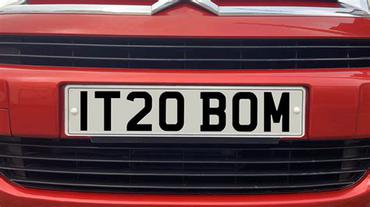
#> input picture test.jpg, 370 x 207 px
$ python -i detection.py   (imports and definitions only)
#> lines starting #> are read from the running program, lines starting #| are printed output that depends on the picture; after the words box and inside, x2 and y2 are one past the last pixel; in counts of white or black regions, pixels touching at a corner belong together; long printed decimals are rounded
import cv2
import numpy as np
import streamlit as st

def detect_license_plate(image):
    gray = cv2.cvtColor(image, cv2.COLOR_RGB2GRAY)
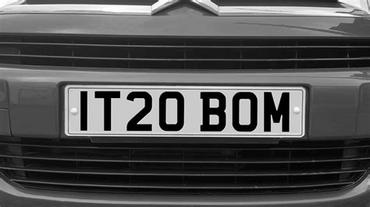
#> gray: shape (207, 370); min 0, max 255, mean 80.7
    blurred = cv2.GaussianBlur(gray, (5, 5), 0)
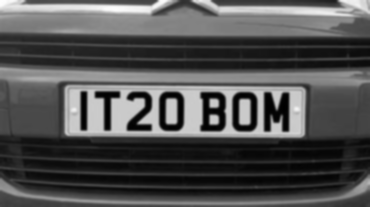
#> blurred: shape (207, 370); min 0, max 253, mean 80.7
    edges = cv2.Canny(blurred, 30, 150)
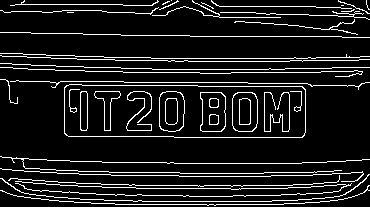
#> edges: shape (207, 370); 10.7% white in thin lines or dots

    # Find contours
    contours, _ = cv2.findContours(edges, cv2.RETR_TREE, cv2.CHAIN_APPROX_SIMPLE)
#> contours = 54 contours, 30 with area under 20; largest, box (x1, y1, x2, y2) and area: (64, 84, 306, 138) 12310, (64, 84, 306, 138) 12298, (232, 92, 258, 132) 924, (159, 91, 185, 132) 918, (232, 92, 258, 132) 910
    contours = sorted(contours, key=cv2.contourArea, reverse=True)[:10]
#> contours = 10 contours; largest, box (x1, y1, x2, y2) and area: (64, 84, 306, 138) 12310, (64, 84, 306, 138) 12298, (232, 92, 258, 132) 924, (159, 91, 185, 132) 918, (232, 92, 258, 132) 910

    # Debug: Draw all contours found
    debug_img = image.copy()
    cv2.drawContours(debug_img, contours, -1, (0, 255, 0), 2)
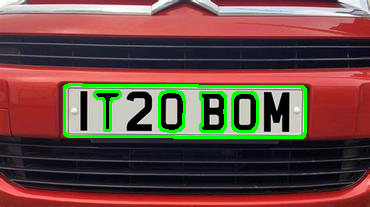
#> debug_img: shape (207, 370, 3); mean R, G, B 106.1, 73.3, 66.3
    st.image(debug_img, caption="Contours Found", use_container_width=True)  # Show detected contours
#> (this line was passed over: streamlit is not available in this run)

    for c in contours:
        x, y, w, h = cv2.boundingRect(c)
        aspect_ratio = w / float(h)
        area = cv2.contourArea(c)

        # Debugging: Show properties of each contour
        print(f"Contour: x={x}, y={y}, w={w}, h={h}, Aspect Ratio={aspect_ratio}, Area={area}")

        # **Adjust aspect ratio & area conditions**
        if 300 < area < 50000 and 1.5 < aspect_ratio < 6:
            plate_img = image[y:y+h, x:x+w]
            return plate_img
#> this loop made 1 pass
#> (x, y, w, h, aspect_ratio, area) on pass 1: (64, 84, 242, 54, 4.48, 12309.5)
#| Contour: x=64, y=84, w=242, h=54, Aspect Ratio=4.481, Area=12309.5
#> pass 1, in detect_license_plate, `plate_img = image[y:y+h, x:x+w]`:
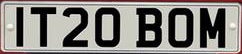
#> plate_img: shape (54, 242, 3); mean R, G, B 133.1, 129.6, 125.4

    return None

>>> import cv2
>>> picture = cv2.cvtColor(cv2.imread('test.jpg'), cv2.COLOR_BGR2RGB)
>>> result = detect_license_plate(picture)
